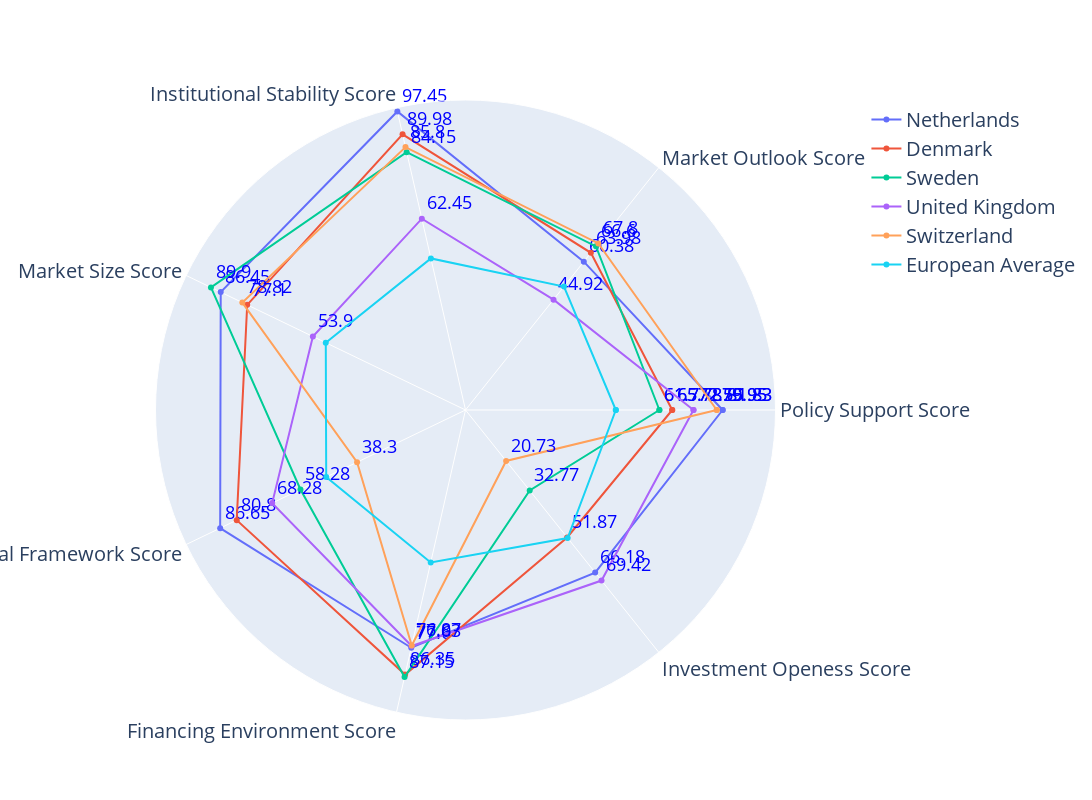

Notebook source saved alongside this figure:
### Code cell
# Top 5
top_5 = radar_chart(rw_categories,"Country", "Overall Score", 1, 5)

### Figure 1 — Plotly figure (JSON) as saved in the notebook; plotly's stock layout.template omitted (floating-point values rounded to 4 significant figures)
{"data": [{"mode": "lines+markers+text", "name": "Netherlands", "r": [81.83, 60.38, 97.45, 86.45, 86.65, 77.6, 66.18, 81.83], "text": ["81.83", "60.38", "97.45", "86.45", "86.65", "77.6", "66.18", "81.83"], "textfont": {"color": "blue", "size": 18}, "textposition": "top right", "theta": ["Policy Support Score", "Market Outlook Score", "Institutional Stability Score", "Market Size Score", "Legal Framework Score", "Financing Environment Score", "Investment Openess Score", "Policy Support Score"], "type": "scatterpolar"}, {"mode": "lines+markers+text", "name": "Denmark", "r": [65.78, 63.98, 89.98, 77.1, 80.8, 86.35, 51.87, 65.78], "text": ["65.78", "63.98", "89.98", "77.1", "80.8", "86.35", "51.87", "65.78"], "textfont": {"color": "blue", "size": 18}, "textposition": "top right", "theta": ["Policy Support Score", "Market Outlook Score", "Institutional Stability Score", "Market Size Score", "Legal Framework Score", "Financing Environment Score", "Investment Openess Score", "Policy Support Score"], "type": "scatterpolar"}, {"mode": "lines+markers+text", "name": "Sweden", "r": [61.7, 66.6, 84.15, 89.9, 58.28, 87.15, 32.77, 61.7], "text": ["61.7", "66.6", "84.15", "89.9", "58.28", "87.15", "32.77", "61.7"], "textfont": {"color": "blue", "size": 18}, "textposition": "top right", "theta": ["Policy Support Score", "Market Outlook Score", "Institutional Stability Score", "Market Size Score", "Legal Framework Score", "Financing Environment Score", "Investment Openess Score", "Policy Support Score"], "type": "scatterpolar"}, {"mode": "lines+markers+text", "name": "United Kingdom", "r": [72.55, 44.92, 62.45, 53.9, 68.28, 77.03, 69.42, 72.55], "text": ["72.55", "44.92", "62.45", "53.9", "68.28", "77.03", "69.42", "72.55"], "textfont": {"color": "blue", "size": 18}, "textposition": "top right", "theta": ["Policy Support Score", "Market Outlook Score", "Institutional Stability Score", "Market Size Score", "Legal Framework Score", "Financing Environment Score", "Investment Openess Score", "Policy Support Score"], "type": "scatterpolar"}, {"mode": "lines+markers+text", "name": "Switzerland", "r": [79.95, 67.8, 85.8, 78.82, 38.3, 76.87, 20.73, 79.95], "text": ["79.95", "67.8", "85.8", "78.82", "38.3", "76.87", "20.73", "79.95"], "textfont": {"color": "blue", "size": 18}, "textposition": "top right", "theta": ["Policy Support Score", "Market Outlook Score", "Institutional Stability Score", "Market Size Score", "Legal Framework Score", "Financing Environment Score", "Investment Openess Score", "Policy Support Score"], "type": "scatterpolar"}, {"mode": "lines+markers+text", "name": "European Average", "r": [47.83, 50.26, 49.48, 49.35, 49.19, 49.75, 52.13, 47.83], "theta": ["Policy Support Score", "Market Outlook Score", "Institutional Stability Score", "Market Size Score", "Legal Framework Score", "Financing Environment Score", "Investment Openess Score", "Policy Support Score"], "type": "scatterpolar"}], "layout": {"autosize": false, "font": {"size": 20}, "height": 800, "polar": {"radialaxis": {"visible": false}}, "title": {}, "width": 1400}}
